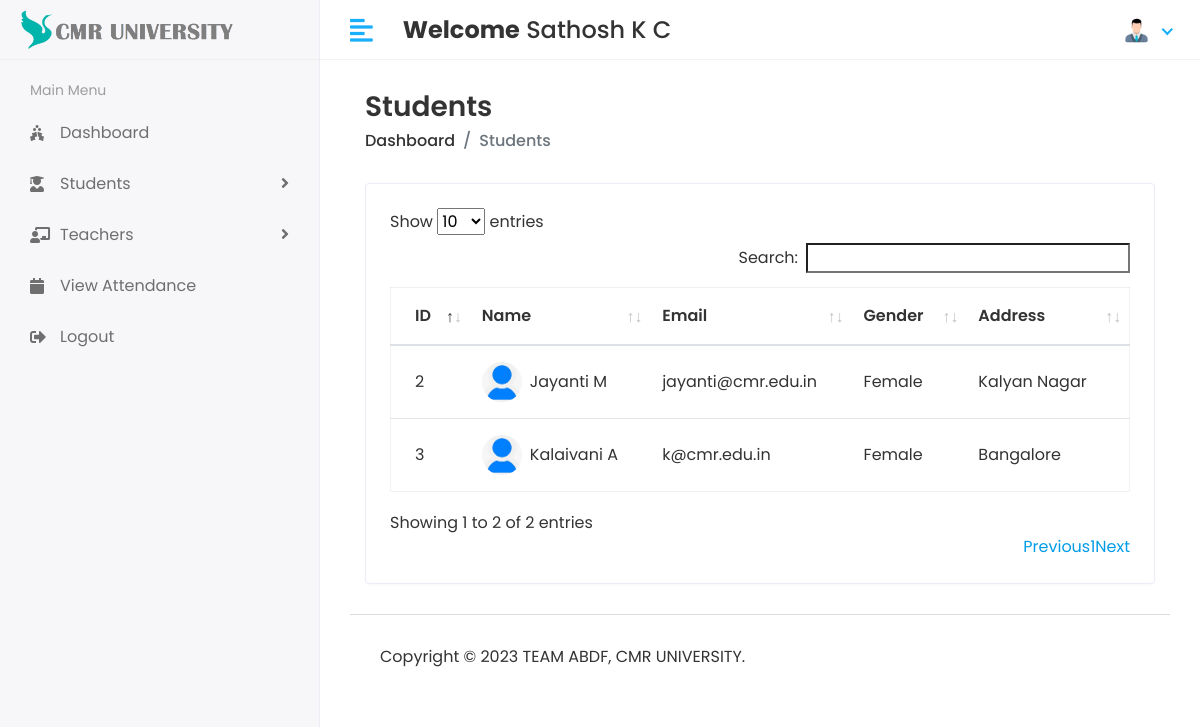
Page /Hod/Staff/View (signed in) on the committed database.
### app/models.py (models this page shows, shortened)
class CustomUser(AbstractUser):
    USER =(
        (1,'HOD'),
        (2,'STAFF'),
        (3,'STUDENT'),
    )
    user_type = models.CharField(choices=USER,max_length=50,default=1)
    profile_pic = models.ImageField(upload_to='media/profile_pic')

class Staff(models.Model):
    admin = models.OneToOneField(CustomUser,on_delete=models.CASCADE)
    address = models.TextField()
    gender = models.CharField(max_length=100)
    created_at = models.DateTimeField(auto_now_add=True)
    updated_at = models.DateTimeField(auto_now=True)

### CMR_Attendance_Module/Hod_Views.py (the view)
# urls.py: path('Hod/Staff/View',Hod_Views.VIEW_STAFF,name='view_staff'),
@login_required(login_url='/')
def VIEW_STAFF(request):
     staff = Staff.objects.all()
     context = {
        'staff' : staff,
     }
     return render(request, 'Hod/view_staff.html',context)

### templates/Hod/view_staff.html (shortened to what this page needs)
{% extends 'base.html' %}
{% block content %}
{% load static %}
<div class="content container-fluid">
    <div class="page-header">
       <div class="row align-items-center">
          <div class="col">
             <h3 class="page-title">Students</h3>
             <ul class="breadcrumb">
                <li class="breadcrumb-item"><a href="index.html">Dashboard</a></li>
                <li class="breadcrumb-item active">Students</li>
             </ul>
          </div>
       </div>
    </div>
    <div class="row">
       <div class="col-sm-12">
          <div class="card card-table">
             <div class="card-body">
                <div class="table-responsive">
                   <table id="table_id" class="table table-hover table-center mb-0">
                      <thead>
                         <tr>
                            <th>ID</th>
                            <th>Name</th>
                            <th>Email</th>
                            <th>Gender</th>
                            <th>Address</th>
                         </tr>
                      </thead>
                      <tbody>
                            {% for i in staff %}
                         <tr>
                            <td>{{i.id}}</td>
                            <td>
                               <h2 class="table-avatar">
                                  {% if i.admin.profile_pic == ""  %}
                                 <a href="#" class="avatar avatar-sm mr-2"><img class="avatar-img rounded-circle" src="{% static 'assets/img/def_user.jpeg' %}" alt="User Image"></a>
                                 {% else %}
                                  <a href="#" class="avatar avatar-sm mr-2"><img class="avatar-img rounded-circle" src="/{{i.admin.profile_pic}}" alt="User Image"></a>
                                 {% endif %}
                                  <a href="#">{{i.admin.first_name}} {{i.admin.last_name}}</a>
                               </h2>
                            </td>
                            <td>{{i.admin.email}}</td>
                            <td>{{i.gender}}</td>
                            <td>{{i.address}}</td>
                         </tr>
                        {% endfor %}
                      </tbody>
                   </table>
                </div>
             </div>
          </div>
       </div>
    </div>
 </div>
{% endblock %}

### templates/includes/header.html (shortened to what this page needs)
{% load static %}
<div class="header">
    <div class="header-left">
       <a href="index.html" class="logo">
       <img src="{% static 'assets/img/logocmr09.png' %}" alt="Logo">
       </a>
    </div>
    <a href="javascript:void(0);" id="toggle_btn">
    <i class="fas fa-align-left"></i>
    </a>
    <div class="top-nav-search mt-3">
       <h4><strong>Welcome</strong><span> {{user.first_name}} {{user.last_name}}</span></h4>
    </div>
    <ul class="nav user-menu">
       <li class="nav-item dropdown has-arrow">
          <a href="#" class="dropdown-toggle nav-link" data-toggle="dropdown">
            {% if user.profile_pic == ""  %}
                     <span class="user-img"><img class="rounded-circle" src="{% static 'assets/img/def_user.jpeg' %}" width="31" alt="Ryan Taylor"></span>
            {% else %}
                     <span class="user-img"><img class="rounded-circle" src="/{{user.profile_pic}}" width="31" alt="Ryan Taylor"></span>
            {% endif %}
          </a>
       </li>
    </ul>
 </div>

### static/assets/css/style.css (style rules this page uses)
html { height: 100%; }
body { background-color: #fff; color: #333; font-family: 'Poppins', sans-serif; font-size: 1rem; height: 100%; line-height: 1.5; overflow-x: hidden; }
h1, h2, h3, h4, h5, h6 { font-family: 'Poppins', sans-serif; margin-top: 0; }
a { color: #009ce7; }
input, button, a { transition: all 0.4s ease; -moz-transition: all 0.4s ease; -o-transition: all 0.4s ease; -ms-transition: all 0.4s ease; -webkit-transition: all 0.4s ease; }
ul, ol { padding: 0px; list-style: none; }
.table { color: #333; max-width: 100%; margin-bottom: 0; width: 100%; }
.table.dataTable { border-collapse: collapse !important; border: 1px solid rgba(0, 0, 0, 0.05); }
table.table td h2 { display: inline-block; font-size: inherit; font-weight: 400; margin: 0; padding: 0; vertical-align: middle; }
table.table td h2.table-avatar { align-items: center; display: inline-flex; font-size: inherit; font-weight: 400; margin: 0; padding: 0; vertical-align: middle; white-space: nowrap; }
table.table td h2 a { color: #333; }
.table thead tr th { font-weight: 600; }
.table tbody tr { border-bottom: 1px solid rgba(0, 0, 0, 0.05); }
.table.table-center td, .table.table-center th { vertical-align: middle; }
.card-table .card-body .table > thead > tr > th { border-top: 0; }
.card-table .card-body .table tr td:first-child, .card-table .card-body .table tr th:first-child { padding-left: 1.5rem; }
.card-table .card-body .table tr td:last-child, .card-table .card-body .table tr th:last-child { padding-right: 1.5rem; }
.card-table .table td, .card-table .table th { border-top: 1px solid #e2e5e8; padding: 1rem 0.75rem; white-space: nowrap; }
.card { border: 1px solid #ececf5; box-shadow: 0 1px 3px 0 rgba(0, 0, 0, 0.03); margin-bottom: 1.875rem; }
.card-body { padding: 1.5rem; }
.avatar { position: relative; display: inline-block; width: 3rem; height: 3rem }
.avatar > img { width: 100%; height: 100%; -o-object-fit: cover; object-fit: cover; }
.avatar-sm { width: 2.5rem; height: 2.5rem; }
.header { background-color: #fff; border-bottom: 1px solid #f3f3f4; left: 0; position: fixed; right: 0; top: 0; z-index: 1001; height: 60px; }
.header .header-left { float: left; height: 60px; padding: 0 20px; position: relative; width: 320px; z-index: 1; transition: all 0.2s ease-in-out; background-color: #f7f7fa; border-bottom: 1px solid #efefef; border-right: 1px solid #ececf5; display: flex; align-items: center; }
.header .header-left .logo { display: inline-block; line-height: 60px; }
.header .header-left .logo img { max-height: 40px; width: auto; }
.header .dropdown-toggle:after { display: none; }
.header .has-arrow .dropdown-toggle:after { border-top: 0; border-left: 0; border-bottom: 2px solid #18aefa; border-right: 2px solid #18aefa; content: ''; height: 8px; display: inline-block; pointer-events: none; -webkit-transform-origin: 66% 66%; -ms-transform-origin: 66% 66%; transform-origin: 66% 66%; -webkit-transform: rotate(45deg); -ms-transform: rotate(45deg); transform: rotate(45deg); -webkit-transition: all 0.15s ease-in-out; transition: all 0.15s ease-in-out; width: 8px; vertical-align: 0px; }
.user-menu { float: right; margin: 0; position: relative; z-index: 99; padding-right: 15px; }
.user-menu.nav > li > a { color: #a0a0a0; font-size: 14px; line-height: 58px; padding: 0 15px; height: 60px; }
.user-img { margin-right: 3px; position: relative; }
.top-nav-search { float: left; margin-left: 15px; }
.page-header { margin-bottom: 1.875rem; }
.page-header .breadcrumb { background-color: transparent; color: #6c757d; font-size: 1rem; font-weight: 500; margin-bottom: 0; padding: 0; }
.page-header .breadcrumb a { color: #333; }
.page-title { font-size: 28px; font-weight: 600; color: #333; margin-bottom: 5px; }
@media (min-width: 992px) { #toggle_btn { align-items: center; color: #18aefa; display: inline-flex; float: left; font-size: 26px; height: 60px; justify-content: center; margin-left: 15px; padding: 0 15px; } }

### rows in the picture
CustomUser: first_name "Sathosh", last_name "K C", profile_pic (picture)
Staff: id "2", admin.profile_pic (picture), admin.first_name "Jayanti", admin.last_name "M", admin.email "jayanti@cmr.edu.in", gender "Female", address "Kalyan Nagar"
Staff: id "3", admin.first_name "Kalaivani", admin.last_name "A", admin.email "k@cmr.edu.in", gender "Female", address "Bangalore"
